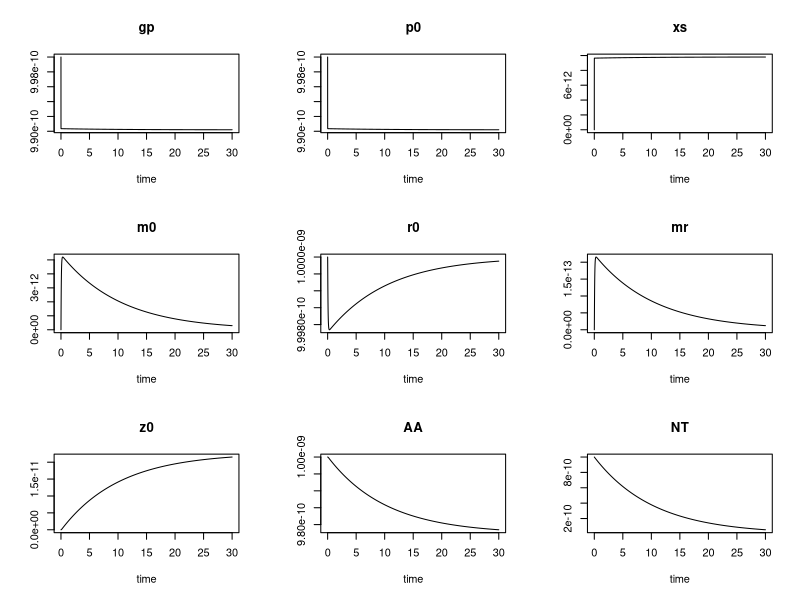

Generate this figure with R:
library(deSolve)

state.variables <- c(gp = 1E-9, p0 = 1E-9, xs = 0, m0 = 0,
                     r0 = 1E-9, mr = 0, z0 = 0,
                     AA = 1E-9, NT = 1E-9)


parm.values <- c(k1 = 6E9, k2 = 600, k3 = 1E10,
                 k4 = 6E9, k5 = 135, k6 = 1E10,
                 k7 = 18)

con.profile <- function(t, state.variables, parm.values){
  with(as.list(c(state.variables, parm.values)),{
    
    dgp <- -k1*gp*p0 + k2*xs + k3*NT*xs
    dp0 <- -k1*gp*p0 + k2*xs + k3*NT*xs
    dxs <-  k1*gp*p0 - k2*xs - k3*NT*xs
    dm0 <-  k3*NT*xs - k4*m0*r0 + k5*mr + k6*AA*mr - k7*m0
    dr0 <- -k4*m0*r0 + k5*mr + k6*AA*mr
    dmr <-  k4*m0*r0 - k5*mr - k6*AA*mr
    dz0 <-  k6*AA*mr
    dAA <- -k6*AA*mr
    dNT <- -k3*NT*xs
    
    return(list(c(dgp, dp0, dxs, dm0, dr0, dmr, dz0,
                  dAA, dNT)))
  })
}

out <- ode(y = state.variables,
           parms = parm.values,
           method = "bdf",
           times = seq(0, 30, 0.001),
           func = con.profile)

plot(out)
